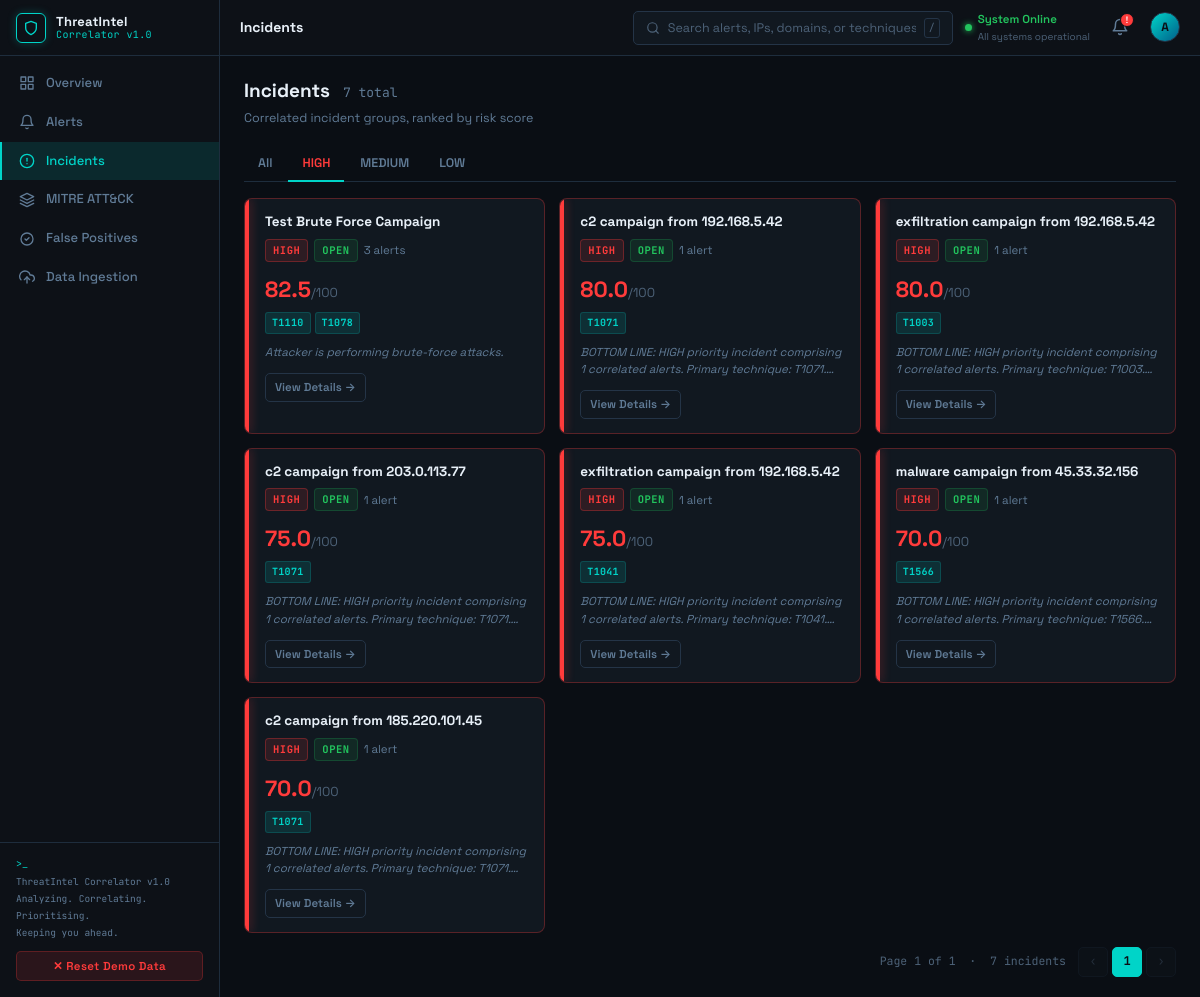
The app's page /incidents?priority=HIGH with its own data.
### app/models/incident.py (models this page shows, shortened)
class Incident(db.Model):
    __tablename__ = "incidents"
    id = db.Column(db.Integer, primary_key=True)
    title = db.Column(db.Text, nullable=True)
    priority = db.Column(db.Text, nullable=True)          # HIGH / MEDIUM / LOW
    risk_score = db.Column(db.Float, nullable=True)
    alert_count = db.Column(db.Integer, default=0)
    mitre_techniques = db.Column(db.Text, nullable=True)  # comma-separated IDs
    bluf_summary = db.Column(db.Text, nullable=True)
    bluf_source = db.Column(db.Text, nullable=True)       # "watsonx" or "template"
    status = db.Column(db.Text, default="open")           # open / investigating / closed
    created_at = db.Column(db.DateTime, default=lambda: datetime.now(timezone.utc))
    updated_at = db.Column(
        db.DateTime,
        default=lambda: datetime.now(timezone.utc),
        onupdate=lambda: datetime.now(timezone.utc),
    )
    alerts = db.relationship(
        "Alert",
        secondary="alert_incidents",
        back_populates="incidents",
        lazy="dynamic",
    )

### app/routes/dashboard.py (the view)
@dashboard_bp.route("/incidents")
def incidents():
    priority = request.args.get("priority", "")
    status = request.args.get("status", "")
    page = int(request.args.get("page", 1))
    per_page = int(request.args.get("per_page", 20))
    query = db.session.query(Incident)
    if priority:
        query = query.filter(Incident.priority == priority.upper())
    if status:
        query = query.filter(Incident.status == status.lower())
    pagination = query.order_by(Incident.risk_score.desc()).paginate(
        page=page, per_page=per_page, error_out=False
    )
    return render_template(
        "dashboard/incidents.html",
        incidents=pagination.items,
        pagination=pagination,
        priority=priority,
        status=status,
    )

### app/templates/dashboard/incidents.html (shortened to what this page needs)
{% extends "base.html" %}
{% block page_title %}Incidents{% endblock %}
{% block content %}
<div class="page-header">
  <h1>Incidents
    <span style="font-size:13px;font-weight:400;color:var(--muted2);margin-left:8px;font-family:var(--font-mono)">
      {{ pagination.total }} total
    </span>
  </h1>
  <div class="page-subtitle">Correlated incident groups, ranked by risk score</div>
</div>
<div class="tab-bar">
  <a class="tab {% if not priority %}active{% endif %}" href="{{ url_for('dashboard.incidents') }}">
    All
  </a>
  <a class="tab {% if priority == 'HIGH' %}active{% endif %}"
     href="{{ url_for('dashboard.incidents', priority='HIGH') }}"
     style="{% if priority == 'HIGH' %}color:var(--high){% endif %}">
    HIGH
  </a>
  <a class="tab {% if priority == 'MEDIUM' %}active{% endif %}"
     href="{{ url_for('dashboard.incidents', priority='MEDIUM') }}"
     style="{% if priority == 'MEDIUM' %}color:var(--medium){% endif %}">
    MEDIUM
  </a>
  <a class="tab {% if priority == 'LOW' %}active{% endif %}"
     href="{{ url_for('dashboard.incidents', priority='LOW') }}"
     style="{% if priority == 'LOW' %}color:var(--low){% endif %}">
    LOW
  </a>
</div>
{% if incidents %}
<div class="incidents-grid">
  {% for inc in incidents %}
  {% set p = (inc.priority or 'UNKNOWN')|upper %}
  <div class="incident-card priority-{{ p|lower }}">
    <div class="incident-card-strip strip-{{ p|lower }}"></div>
    <div class="incident-card-body">
      <div class="incident-title">{{ inc.title or 'Untitled Incident' }}</div>
      <div class="incident-meta">
        <span class="badge badge-{{ p|lower }}">{{ p }}</span>
        {% set status = inc.status or 'open' %}
        <span class="badge badge-{{ 'invest' if status == 'investigating' else status }}">{{ status }}</span>
        <span class="text-muted2" style="font-size:11.5px">{{ inc.alert_count or 0 }} alert{{ 's' if (inc.alert_count or 0) != 1 }}</span>
      </div>
      <div class="incident-score text-{{ 'high' if (inc.risk_score or 0) >= 70 else ('medium' if (inc.risk_score or 0) >= 40 else 'low') }}">
        {{ (inc.risk_score or 0) | round(1) }}<span style="font-size:13px;font-weight:400;color:var(--muted)">/100</span>
      </div>
      {% if inc.mitre_techniques %}
      <div class="technique-tags">
        {% for tech in inc.mitre_techniques.split(',') %}
          {% set t = tech.strip() %}
          {% if t %}
          <span class="tag">{{ t }}</span>
          {% endif %}
        {% endfor %}
      </div>
      {% endif %}
      {% if inc.bluf_summary %}
      <div class="incident-bluf">{{ inc.bluf_summary[:120] }}</div>
      {% endif %}
      <a href="{{ url_for('dashboard.incident_detail', incident_id=inc.id) }}" class="btn btn-secondary btn-sm">
        View Details →
      </a>
    </div>
  </div>
  {% endfor %}
</div>
<div class="pagination">
  <span class="page-info">
    Page {{ pagination.page }} of {{ pagination.pages }} &nbsp;·&nbsp; {{ pagination.total }} incidents
  </span>
  <a class="page-link {% if not pagination.has_prev %}disabled{% endif %}"
     href="?page={{ pagination.prev_num }}&priority={{ priority }}">‹</a>
  {% for p_num in pagination.iter_pages(left_edge=1, right_edge=1, left_current=2, right_current=2) %}
    {% if p_num %}
      <a class="page-link {% if p_num == pagination.page %}active{% endif %}"
         href="?page={{ p_num }}&priority={{ priority }}">{{ p_num }}</a>
    {% else %}
      <span class="page-link" style="cursor:default">…</span>
    {% endif %}
  {% endfor %}
  <a class="page-link {% if not pagination.has_next %}disabled{% endif %}"
     href="?page={{ pagination.next_num }}&priority={{ priority }}">›</a>
</div>
{% endif %}
{% endblock %}

### records on screen
Incident: title "Test Brute Force Campaign", priority "HIGH", status "OPEN", alert_count "3", alert_count "s", risk_score "82.5", t "T1110" "T1078", bluf_summary "Attacker is performing brute-force attacks."
Incident: title "c2 campaign from 192.168.5.42", priority "HIGH", status "OPEN", alert_count "1", risk_score "80.0", mitre_techniques "T1071", bluf_summary "BOTTOM LINE: HIGH priority incident comprising 1 correlated alerts. Primary technique:…"
Incident: title "exfiltration campaign from 192.168.5.42", priority "HIGH", status "OPEN", alert_count "1", risk_score "80.0", mitre_techniques "T1003", bluf_summary "BOTTOM LINE: HIGH priority incident comprising 1 correlated alerts. Primary technique:…"
Incident: title "c2 campaign from 203.0.113.77", priority "HIGH", status "OPEN", alert_count "1", risk_score "75.0", mitre_techniques "T1071", bluf_summary "BOTTOM LINE: HIGH priority incident comprising 1 correlated alerts. Primary technique:…"
Incident: title "exfiltration campaign from 192.168.5.42", priority "HIGH", status "OPEN", alert_count "1", risk_score "75.0", mitre_techniques "T1041", bluf_summary "BOTTOM LINE: HIGH priority incident comprising 1 correlated alerts. Primary technique:…"
Incident: title "malware campaign from 45.33.32.156", priority "HIGH", status "OPEN", alert_count "1", risk_score "70.0", mitre_techniques "T1566", bluf_summary "BOTTOM LINE: HIGH priority incident comprising 1 correlated alerts. Primary technique:…"
Incident: title "c2 campaign from 185.220.101.45", priority "HIGH", status "OPEN", alert_count "1", risk_score "70.0", mitre_techniques "T1071", bluf_summary "BOTTOM LINE: HIGH priority incident comprising 1 correlated alerts. Primary technique:…"

### other values on screen
{{ pagination.total }} "7"
{{ pagination.page }} "1"
{{ pagination.pages }} "1"
{{ p_num }} "1"
